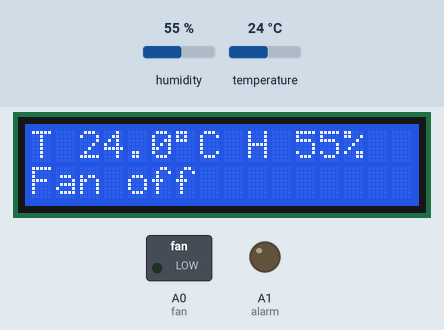
Simulated run of this sketch. Board: Arduino Uno, built with avr-gcc and run on an emulated ATmega328P. On the bench: 16×2 character LCD, switched loads named in the sketch (green lamp = pin HIGH), output pins drawn as LEDs (lit = HIGH). Inputs (shaded band) come from the test bench; at power-on: temperature 24 °C, humidity 55 %. What the sketch prints to the serial monitor is not drawn.

Above: at 1.2 s.
1.3 s: temperature set to 27.7 °C
At 2.4 s:
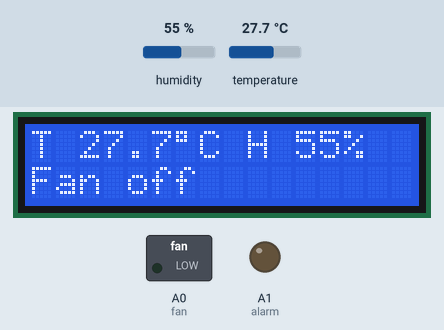
4.0 s: temperature set to 28.7 °C
At 5.0 s:
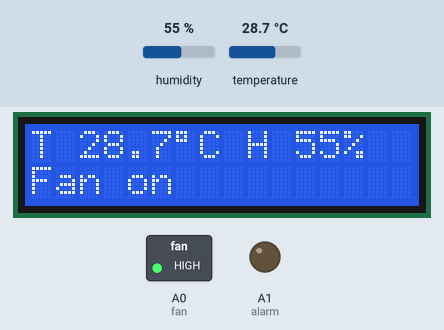
6.7 s: humidity set to 31 %
At 9.1 s:
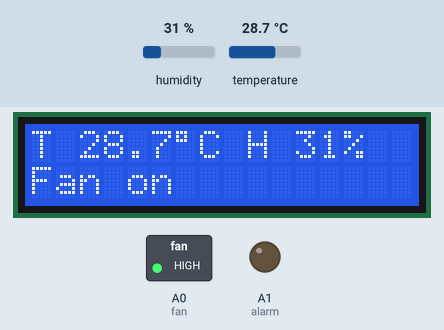
9.7 s: humidity set to 28 %
At 10.5 s:
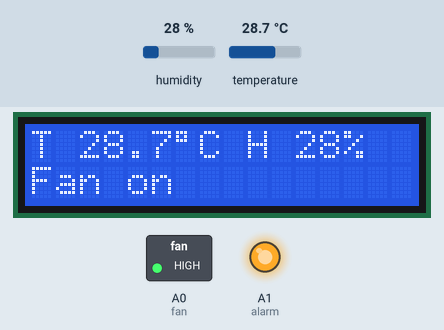
12.4 s: temperature set to 12 °C
At 14.6 s:
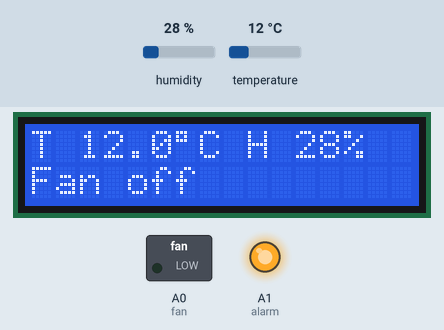
Timing chart, 0 to 16.1 s (numbered marks = the images above; inputs shaded):
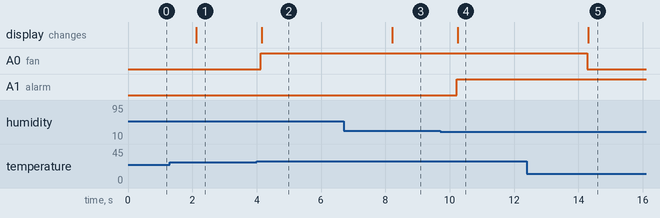

The sketch:

ex_greenhouse.ino
```cpp
// Made from a Python program in the ZERO1 Simulator; edits here are not turned back into Python.
/*
Smart greenhouse: the fan runs above 28 °C, the red LED warns of dry air.
*/

#include <Wire.h>
#include <LiquidCrystal_I2C.h>
#include <DHT.h>

const int LED_RED = A1;        // red LED
const int MOTOR = A0;          // DC motor driver
const int DHT_PIN = 5;         // DHT22 temperature / humidity sensor

DHT sensor(DHT_PIN, DHT22);
LiquidCrystal_I2C lcd(0x27, 16, 2);

const float TOO_HOT = 28.0;
const float TOO_DRY = 30.0;
const int fan = MOTOR;
const int alarm = LED_RED;
bool fan_on = false;

void check_climate(float t, float h) {
  fan_on = t > TOO_HOT;
  digitalWrite(fan, fan_on);
  digitalWrite(alarm, h < TOO_DRY);
}

// Runs once: the lines before "while True:"
void setup() {
  Serial.begin(9600);
  sensor.begin();
  pinMode(fan, OUTPUT);
  pinMode(alarm, OUTPUT);
  lcd.init();
  lcd.backlight();
}

// Runs forever: the body of "while True:" (line 24)
void loop() {
  if (!sensor.read()) {        // try: sensor.measure()  except OSError:
    lcd.setCursor(0, 0);
    lcd.print("Sensor error    ");
    delay(2000);
    return;                    // continue: start the next round of the loop
  }
  float t = sensor.readTemperature();
  float h = sensor.readHumidity();
  check_climate(t, h);
  lcd.setCursor(0, 0);
  lcd.print("T ");
  lcd.print(t, 1);
  lcd.print("\xDF" "C H ");
  lcd.print(h, 0);
  lcd.print("%");
  lcd.setCursor(0, 1);
  lcd.print(fan_on ? String("Fan on    ") : String("Fan off   "));
  Serial.print(t, 1);
  Serial.print(" C, ");
  Serial.print(h, 1);
  Serial.print(" %, fan ");
  Serial.println(pyBool(fan_on));
  delay(2000);
}

// ---- Helpers that make C++ behave like Python ----

// How Python shows True and False
String pyBool(bool b) {
  return b ? "True" : "False";
}
```

Measured:
- the behaviour switches between 28 and 28.1 °C on temperature (found by bisection; images 1 and 2)
- the behaviour switches between 30 and 29 % on humidity (found by bisection; images 3 and 4)
- after the input at 1.3 s, the display: changes after 0.82 s (image 1)
- after the input at 4.0 s, A0 (fan): LOW → HIGH after 0.13 s; the display: changes after 0.15 s (image 2)
- after the input at 6.7 s, the display: changes after 1.5 s (image 3)
- after the input at 9.7 s, A1 (alarm): LOW → HIGH after 0.52 s; the display: changes after 0.55 s (image 4)
- after the input at 12.4 s, A0 (fan): HIGH → LOW after 1.9 s; the display: changes after 1.9 s (image 5)
